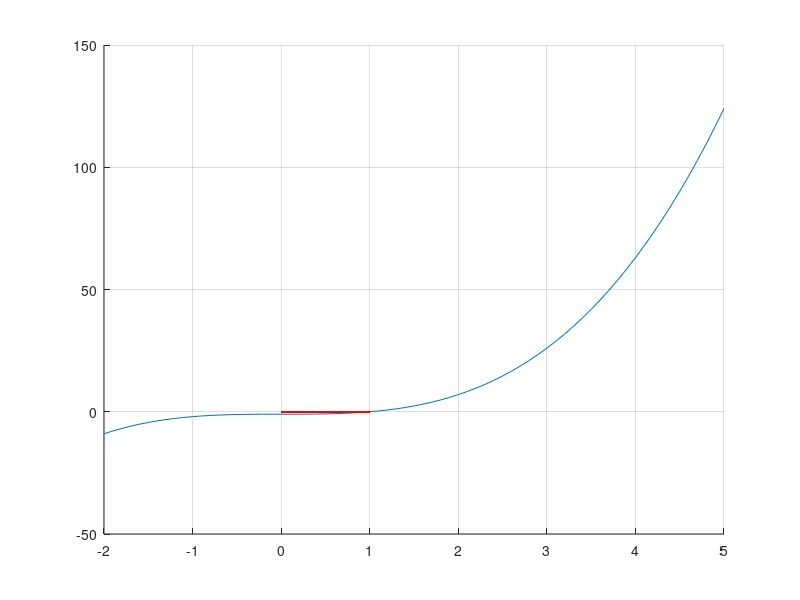

This figure's MATLAB source:
close all, clear all, clc,

f = @(x) x.^3 - 1;
x_a = -10;
x_b = 10;
figure(1); hold on; grid on;
x = -2:0.1:5;
plot(x, f(x));
iterations = 0;

x_l = x_b - (f(x_b) * (x_b - x_a) / (f(x_b) - f(x_a)));

while abs(f(x_l)) > 0.01
    iterations = 1 + iterations;
    x_l = x_b - (f(x_b) * (x_b - x_a) / (f(x_b) - f(x_a)));
    if f(x_a) * f(x_l) < 0
        x_b = x_l;
    elseif f(x_b) * f(x_l) < 0
        x_a = x_l;
    end
    % plot([x_a, x_b], [f(x_a), f(x_b)], "r.")
    plot(x_l, 0, 'r.')
end
iterations
x_l
f(x_l)
